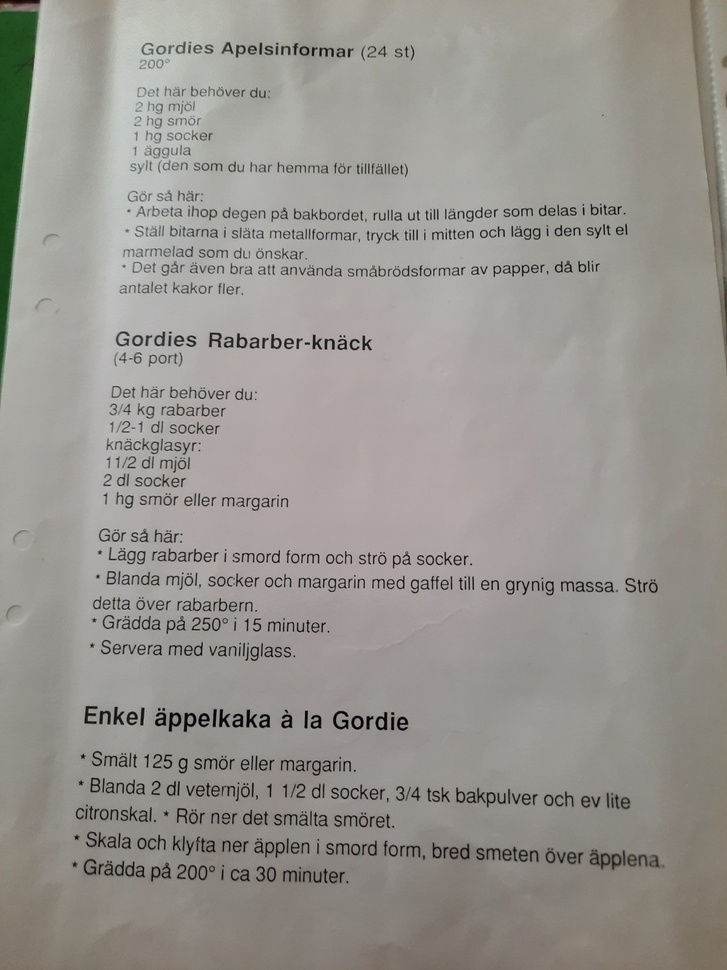
#> input picture recipe.jpeg, 727 x 970 px, shrunk from 1080 x 1440 before the run
$ python main.py
#> lines starting #> are read from the running program, lines starting #| are printed output that depends on the picture; after the words box and inside, x2 and y2 are one past the last pixel; in counts of white or black regions, pixels touching at a corner belong together
import csv
import cv2
import pytesseract

"""
https://www.opcito.com/blogs/extracting-text-from-images-with-tesseract-ocr-opencv-and-python
https://pyimagesearch.com/2021/11/15/tesseract-page-segmentation-modes-psms-explained-how-to-improve-your-ocr-accuracy/
https://medium.com/geekculture/tesseract-ocr-understanding-the-contents-of-documents-beyond-their-text-a98704b7c655

Använd nlkt och regexp för att plocka ut title och andra sektioner https://www.h2kinfosys.com/blog/nltk-regular-expressions/
https://www.nltk.org/api/nltk.parse.html
"""
UNICODE_1 = 49
UNICODE_2 = 50
CONFIG = r'--oem 3 --psm 3'

def run_img_through_tesseract(img):
    details = pytesseract.image_to_data(img, output_type=pytesseract.Output.DICT, config=CONFIG, lang="swe")
    # details = pytesseract.image_to_data(img, output_type=pytesseract.Output.DATAFRAME, config=CONFIG, lang="swe")
    # details.to_csv("data.csv")
    # exit()
    total_boxes = len(details['text'])
    for sequence_number in range(total_boxes):
        if int(details['conf'][sequence_number]) >30:
            (x, y, w, h) = (details['left'][sequence_number], details['top'][sequence_number], details['width'][sequence_number],  details['height'][sequence_number])
            image = cv2.rectangle(img, (x, y), (x + w, y + h), (0, 255, 0), 2)
    return details, image

def parse_text(details):
    parsed_text = []
    word_list = []
    last_word = ''
    for word in details['text']:
        if word!='':
            word_list.append(word)
            last_word = word
        if (last_word!='' and word == '') or (word==details['text'][-1]):
            parsed_text.append(word_list)
            word_list = []
    return parsed_text


image = cv2.imread("recipe.jpeg")
#> image is the input picture: shape (970, 727, 3); mean B, G, R 143.7, 149, 152

#converting image into gray scale image
gray_image = cv2.cvtColor(image, cv2.COLOR_BGR2GRAY)
# converting it to binary image by Thresholding
# this step is require if you have colored image because if you skip this part
# then tesseract won't able to detect text correctly and this will give incorrect result
threshold_img = cv2.threshold(gray_image, 0, 255, cv2.THRESH_BINARY | cv2.THRESH_OTSU)[1]
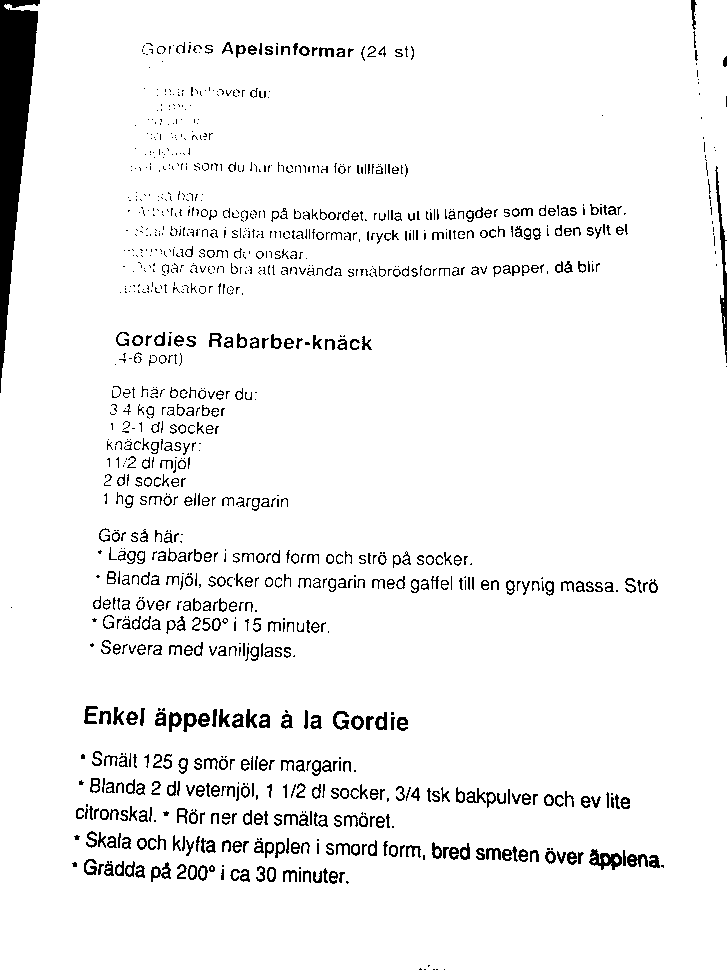
#> threshold_img: shape (970, 727); 94.7% white; 1200 black regions (656 under 20 px), largest, box (x1, y1, x2, y2) and area: (0, 0, 40, 393) 7582, (715, 166, 727, 363) 645, (589, 849, 622, 870) 349

#> (the run stopped early here; a loop or call above may not have finished)

$ run again, with Resized_20220518_102015.jpeg copied over recipe.jpeg
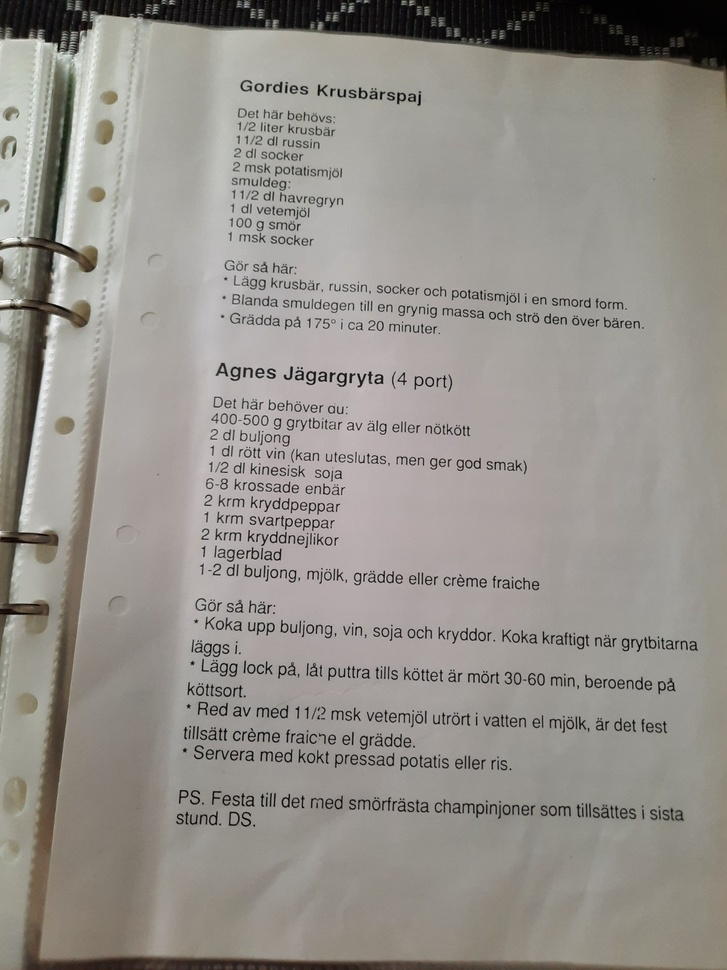
#> input picture Resized_20220518_102015.jpeg, 727 x 970 px, shrunk from 1080 x 1440 before the run
#> image is the input picture: shape (970, 727, 3); mean B, G, R 139.2, 145, 149
#> `threshold_img = cv2.threshold(gray_image, 0, 255, cv2.THRESH_BINARY | ..`:
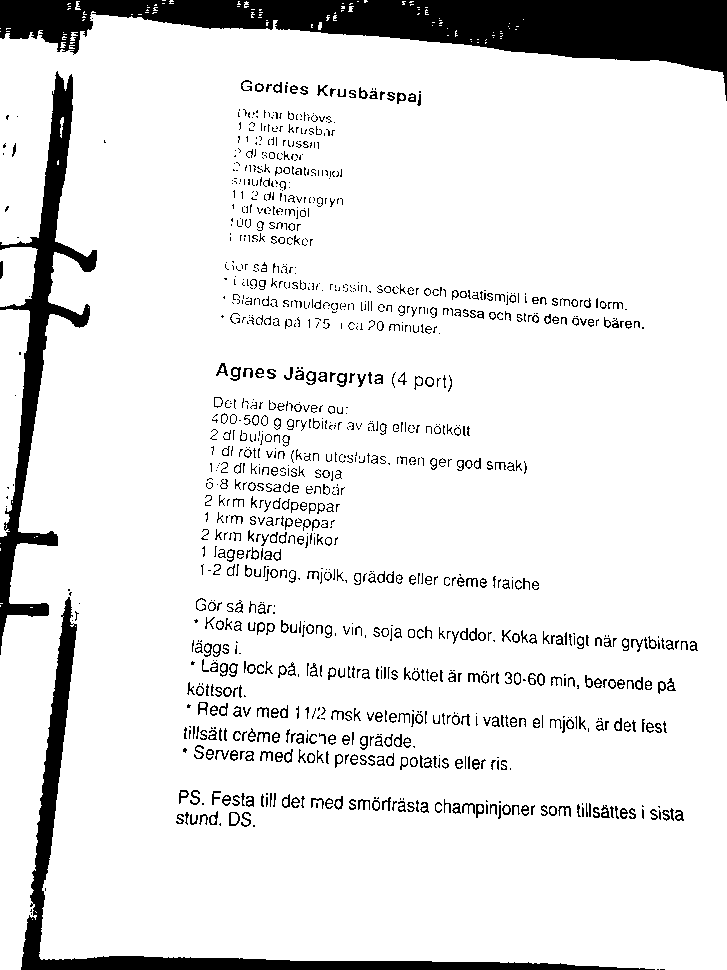
#> threshold_img: shape (970, 727); 89.6% white; 1177 black regions (675 under 20 px), largest, box (x1, y1, x2, y2) and area: (0, 0, 727, 101) 29595, (21, 597, 655, 970) 10881, (0, 71, 97, 655) 10818
